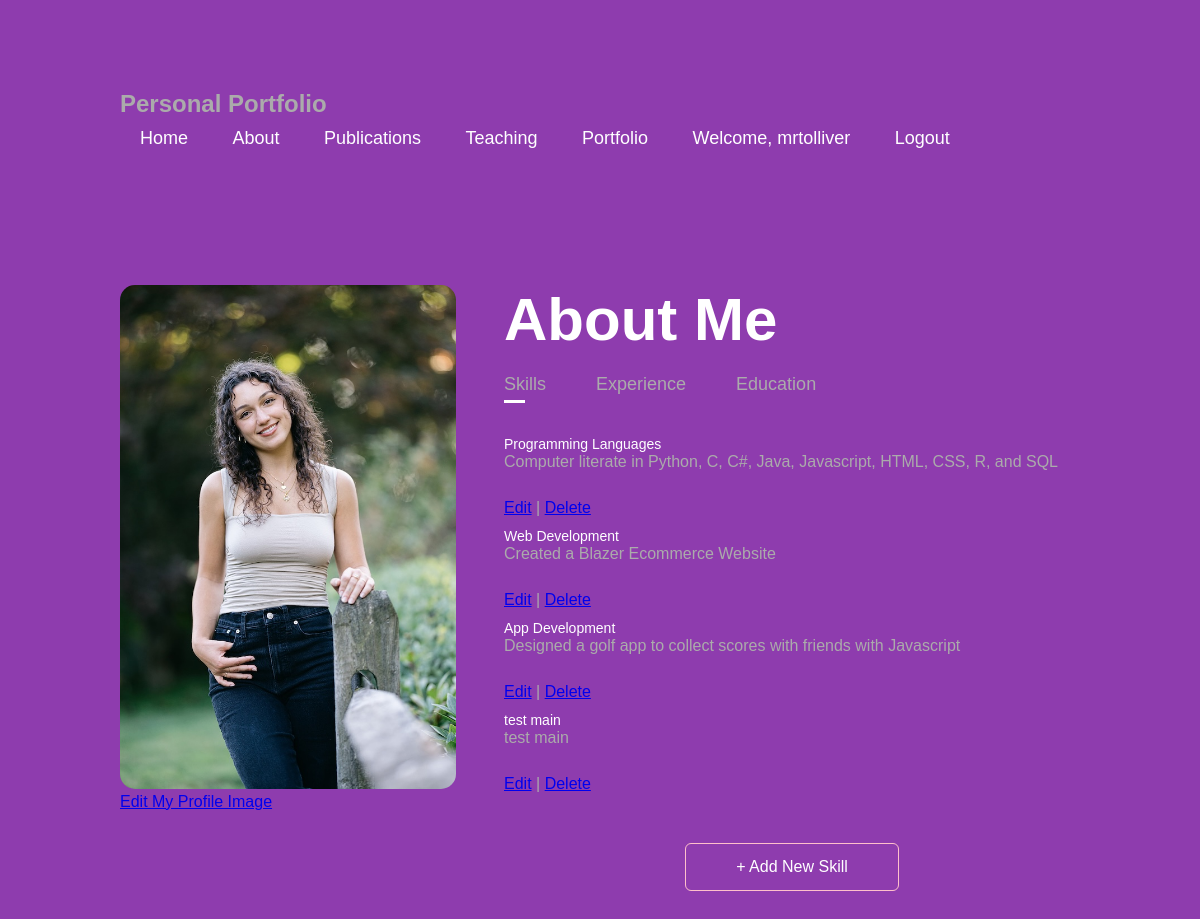
/Portfolio/user_about.php (signed in), run on the app's committed database.
### tables this page shows
CREATE TABLE `about_image` (
  `id` int NOT NULL,
  `image` varchar(300) NOT NULL,
  `user_id` int NOT NULL
);

CREATE TABLE `about_skills` (
  `id` int NOT NULL,
  `name` varchar(200) NOT NULL,
  `description` varchar(300) NOT NULL,
  `user_id` int NOT NULL
);

### Portfolio/user_about.php (the view, shortened to what this page needs)
<!DOCTYPE html>
<html lang="en">
<head>
    <link rel="stylesheet" href="style.css">
</head>
<body>
<div id="about">
    <div class="container">
        <nav>
            <h1>Personal Portfolio</h1>
            <ul id="sidemenu">
                <li><a href="user_dashboard.php">Home</a></li>
                <li><a href="user_about.php">About</a></li>
                <li><a href="user_publications.php">Publications</a></li>
                <li><a href="user_teaching.php">Teaching</a></li>
                <li><a href="user_portfolio.php">Portfolio</a></li>
                <li><a href="#">Welcome, <?= htmlspecialchars($_SESSION["username"]) ?></a></li>
                <li><a href="logout.php">Logout</a></li>
            </ul>
        </nav>
        <br><br><br><br><br><br><br>
        <div class="row">
            <?php
            $user_id = $_SESSION['user_id'];
            $conn = new mysqli("localhost", "root", "root", "contact");
            $sql = "SELECT image FROM about_image WHERE user_id = $user_id";
            $result = $conn->query($sql);
            $imagePath = "../Portfolio/images/user.png";
            if ($result && $result->num_rows > 0) {
                $row = $result->fetch_assoc();
                if (!empty($row['image'])) {
                    $imagePath = $row['image'];
                }
            }
            ?>
            <div class="about-col-1">
                <img src="<?= htmlspecialchars($imagePath) ?>" alt="Profile Image">
                <a href="edit_about_image_user.php">Edit My Profile Image</a>
            </div>
            <div class="about-col-2">
                <h1 class="subtitle">About Me</h1>
                <div class="tab-titles">
                    <p class="tab-links active-link" onclick="opentab('skills')">Skills</p>
                    <p class="tab-links" onclick="opentab('experience')">Experience</p>
                    <p class="tab-links" onclick="opentab('education')">Education</p>
                </div>
                <div class="tab-contents active-tab" id="skills">
                    <?php
                    $conn = new mysqli("localhost", "root", "root", "contact");
                    $user_id = $_SESSION["user_id"];
                    $sql = "SELECT * FROM about_skills WHERE user_id = $user_id";
                    $result = $conn->query($sql);
                    if ($result && $result->num_rows > 0) {
                        while ($row = $result->fetch_assoc()) {
                            echo "<ul><li><span>{$row['name']}</span><br>{$row['description']}</li></ul>";
                            echo "<br><a href='edit.php?table=about_skills&id={$row['id']}'>Edit</a> |
                                  <a href='delete_user.php?table=about_skills&id={$row['id']}' onclick=\"return confirm('Delete this item?');\">Delete</a>";
                        }
                    } else {
                        echo "<p>No skills found.</p>";
                    }
                    echo "<br><a href='add_about.php?table=about_skills' class='btn'>+ Add New Skill</a>";
                    ?>
                </div>
            </div>
        </div>
    </div>
</div>
</body>
</html>

### Portfolio/style.css (style rules this page uses)
* { margin: 0; padding: 0; font-family: 'Poppins', sans-serif; box-sizing: border-box; }
html { scroll-behavior: smooth; }
body { background:rgba(111, 6, 152, 0.78); color: white; }
.container { padding: 10px 10%; }
nav { display: flex; align-items: center; justify-content: space-between; flex-wrap: wrap; position: sticky; top: 0; width: 100%; }
nav ul li { display: inline-block; list-style: none; margin: 10px 20px; }
nav ul li a { color: white; text-decoration: none; font-size: 18px; position: relative; }
nav ul li a::after { content: ''; width: 0; height: 3px; background: white; position: absolute; left: 0; bottom: -6px; transition: 0.5s; }
#about { padding: 80px 0; color: #ababab; }
.row { display: flex; justify-content: space-between; flex-wrap: wrap; }
.about-col-1 { flex-basis: 35%; }
.about-col-1 img { width: 100%; border-radius: 15px; }
.about-col-2 { flex-basis: 60%; }
.subtitle { font-size: 60px; font-weight: 600; color: white; }
.tab-titles { display: flex; margin: 20px 0 40px; }
.tab-links { margin-right: 50px; font-size: 18px; font-weight: 500; cursor: pointer; position: relative; }
.tab-links::after { content: ''; width: 0; height: 3px; background: white; position: absolute; left: 0; bottom: -8px; transition: 0.5s; }
.tab-links.active-link::after { width: 50%; }
.tab-contents ul li { list-style: none; margin: 10px 0; }
.tab-contents ul li span { color: white; font-size: 14px; }
.tab-contents { display: none; }
.tab-contents.active-tab { display: block; }
.btn { display: block; margin: 50px auto; width: fit-content; border: 1px solid pink; padding: 14px 50px; border-radius: 6px; text-decoration: none; color: white; transition: background 0.5s; }

### data on the page
about_image: image (placeholder picture)
about_skills: name "Programming Languages", description "Computer literate in Python, C, C#, Java, Javascript, HTML, CSS, R, and SQL"
about_skills: name "Web Development", description "Created a Blazer Ecommerce Website"
about_skills: name "App Development", description "Designed a golf app to collect scores with friends with Javascript"
about_skills: name "test main", description "test main"

### other printed values
$_SESSION["username"] "mrtolliver"
